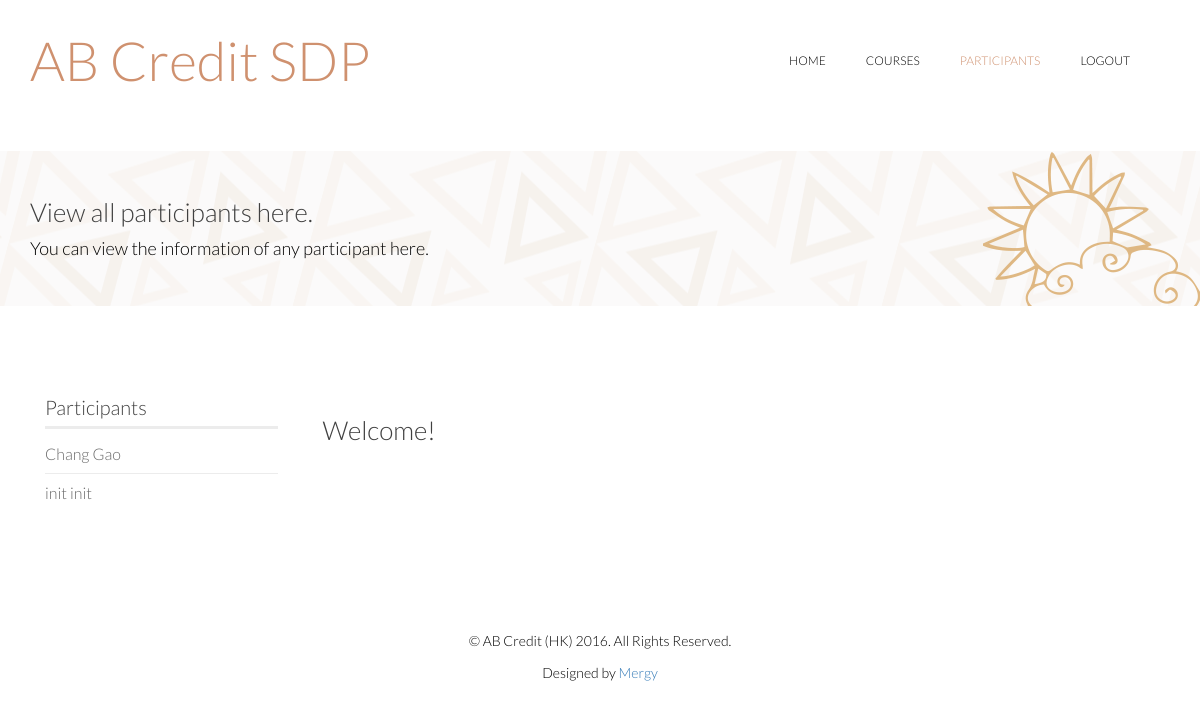
The app's page /hr/participant/ (signed in), older data.
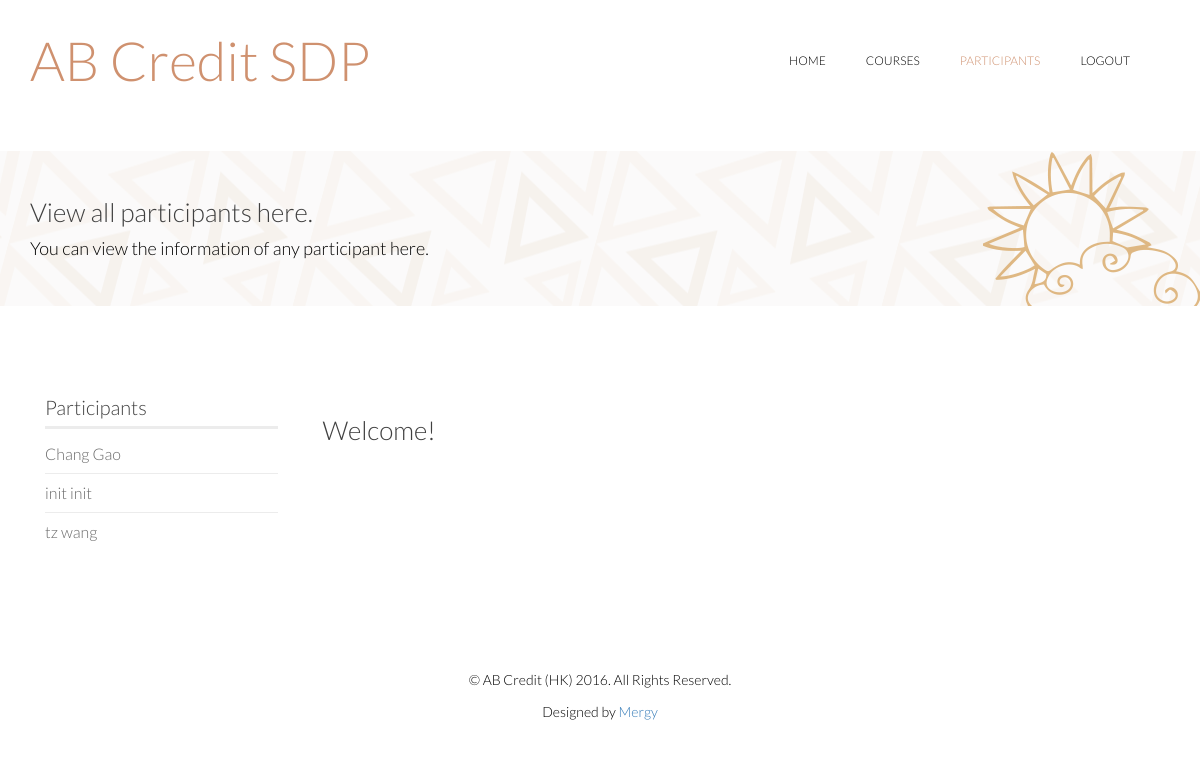
The same page, newer data.
### course/models.py (models this page shows, shortened)
class Staff(models.Model):
    user = models.ForeignKey(User, on_delete=models.CASCADE)  # many-to-one
    last_login_type = models.CharField(max_length=20, default="Staff")
    class Meta:
        abstract = True
    def __str__(self):
        return self.user.first_name + " " + self.user.last_name

class Participant(Staff):
    def register(self, username, password,first_name, last_name):
        user = User.objects.create_user(username = username, password = password
            , first_name = first_name, last_name = last_name)
        g = Group.objects.get(name='Participant')
        g.user_set.add(user)
        Participant.objects.create(user= user, last_login_type = 'participants')

### course/views/hr_view.py (the view)
@login_required
def participant(request):
    hr = HR.objects.get(user__pk=request.user.id)
    participants = hr.viewAllParticipants()
    keylist = []
    for key, value in participants.items():
        temp = [value.user.first_name + " " +value.user.last_name, value]
        keylist.append(temp)
    keylist.sort(key=getKey)
    length = len(keylist)
    return render_to_response('hr/participant.html', locals())

### course/models.py (called while the page is built)
    def viewAllParticipants(self):
        menu = dict()
        for p in Participant.objects.all():
            menu[p.user.id] = p
        return menu

### course/views/hr_view.py (called while the page is built)
def getKey(item):
    return item[0]

### course/templates/hr/participant.html (shortened to what this page needs)
<html lang="en">
<head>
    {% load static %}
    <link rel="stylesheet" href="{% static 'css/bootstrap.min.css' %}" />
    <link rel="stylesheet" href="{% static 'css/font-awesome.min.css' %}" />
    <link rel="stylesheet" href="{% static 'css/animate.min.css' %}" />
    <link rel="stylesheet" href="{% static 'css/lightbox.css' %}" />
    <link rel="stylesheet" href="{% static 'css/main.css' %}" />
    <link rel="stylesheet" href="{% static 'css/responsive.css' %}" />
</head>
<body>
    <header id="header">
        <div class="container">
            <div class="row">
                <div class="col-sm-12 overflow">
                </div>
             </div>
        </div>
        <div class="navbar navbar-inverse" role="banner">
            <div class="container">
                <div class="navbar-header">
                    <a class="navbar-brand">
                        <h1 style="font-size: 300%; color: #cf916f">AB Credit SDP</h1>
                    </a>
                </div>
                <div class="collapse navbar-collapse">
                    <ul class="nav navbar-nav navbar-right">
                        <li><a href="/">Home</a></li>
                        <li><a href="../course">Courses</a></li>
                        <li class="active"><a href="../participant">Participants</a></li>
                        <li><a onclick="logout()">Logout</a></li>
                    </ul>
                </div>
            </div>
        </div>
    </header>
    <section id="page-breadcrumb">
        <div class="vertical-center sun">
             <div class="container">
                <div class="row">
                    <div class="action">
                        <div class="col-sm-12">
                            <h1 class="title">View all participants here.</h1>
                            <p>You can view the information of any participant here.</p>
                        </div>
                    </div>
                </div>
            </div>
        </div>
   </section>
    <section id="projects" class="padding-top">
        <div class="container">
            <div class="row">
                <div class="col-lg-3 col-md-4 col-sm-5">
                    <div class="col-sm-12">
                        <div class="sidebar portfolio-sidebar">
                            <div class="sidebar-item categories" id="category_bar">
                                <h3>Participants</h3>
                                    <ul class="nav navbar-stacked">
                                        {% for k, e in keylist%}
                                        <li><a onclick="getParticipantInfo('{{e.user.pk}}', '{{e}}', '{{hr.user.pk}}', '0')">{{e}}</a></li>
                                        {% endfor %}
                                    </ul>
                            </div>
                        </div>
                    </div>
                </div>
                <div class="col-lg-9 col-md-8 col-sm-7">
                    <div class="col-sm-12">
                        <div class="row">
                            <h1 id="content-title">Welcome!</h1>
                            <div id="content-main"/></div>
                        </div>
                    </div>
                </div>
            </div>
    </section>
    <footer id="footer">
        <div class="container">
            <div class="row">
                <div class="col-sm-12">
                    <div class="copyright-text text-center">
                        <p>&copy; AB Credit (HK) 2016. All Rights Reserved.</p>
                        <p>Designed by <a target="_blank" href="http://www.cs.hku.hk/programme/course_info.jsp?infile=2016/comp3297.html">Mergy</a></p>
                    </div>
                </div>
            </div>
        </div>
    </footer>
</body>
</html>

### course/static/css/lightbox.css (style rules this page uses)
body:after { content: url(../image/lightbox/close.png) url(../image/lightbox/loading.gif) url(../image/lightbox/prev.png) url(../image/lightbox/next.png); display: none; }

### course/static/css/main.css (style rules this page uses)
body { background: #fff; font-family: 'Lato', sans-serif; font-weight: 300; font-size: 14px; line-height: 22px; color: #000; }
html { height: 100%; }
a { -webkit-transition: 300ms; -moz-transition: 300ms; -o-transition: 300ms; transition: 300ms; }
ul { list-style: none; }
h1, h2, h3, h4, h5, h6 { font-family: 'Lato', sans-serif; font-weight: 300; }
h1 { font-size: 26px; color: #404040; }
h3 { font-size: 20px; color: #404040; }
.overflow { overflow: hidden; }
.padding-top { padding-top: 90px; }
#header { margin-bottom: 0; padding: 30px 0 60px 0; }
#header .navbar-inverse .container { position: relative; }
#header .navbar { background: #fff; border: 0; margin-bottom: 0; }
#header .navbar-brand { padding: 0; margin-left: 0; }
#header .navbar-brand h1 { padding: 0; margin: 0; }
#header .navbar-nav.navbar-right >li:last-child { margin-right: 20px; }
#header .navbar-nav.navbar-right >li a { color: #000; font-size: 12px; padding: 20px; text-transform: uppercase; font-weight: 300; }
#header .navbar-inverse .navbar-nav li.active > a, #header .navbar-inverse .navbar-nav li.active > a:focus, #header .navbar-nav.navbar-right li > a:hover, .navbar-inverse .navbar-nav > .open > a { background-color: inherit; border: 0; color: #cf916f; }
#footer { padding-bottom: 75px; background-repeat: repeat-x; background-position: bottom; background-size: contain; }
.copyright-text { margin-top: 70px; }
#action, #page-breadcrumb { background-image: url(../image/home/tour-bg.png); background-color: #fbfafa; background-repeat: repeat-x; height: 155px; background-position: center; display: table; position: static; width: 100%; }
.vertical-center { display: table-cell; vertical-align: middle; width: 100%; position: statice; }
.sun { background-image: url(../image/home/tour-icon1.png); background-repeat: no-repeat; background-position: 100% bottom; }
.action h1 { margin-top: 0; }
.action p { font-size: 18px; margin-bottom: 0; font-weight: 300; }
.title { color: #404040; font-weight: 300; }
#action , #page-breadcrumb { position: relative; }
.sidebar h3 { color: #404040; margin-top: 0; border-bottom: 3px solid #ececec; margin-bottom: 6px; padding-bottom: 8px; }
.sidebar-item { margin-bottom: 48px; }
.categories .navbar-stacked li { border-bottom: 1px solid #ececec; }
.categories .navbar-stacked li:last-child { border-bottom: 0px solid #ececec; }
.categories .navbar-stacked li a { font-size: 16px; color: #6a6a6a; padding: 8px 0; padding-left: 0; }

Row changes from the older to the newer data that the page shows:
added Participant: user.last_name "tz wang"
